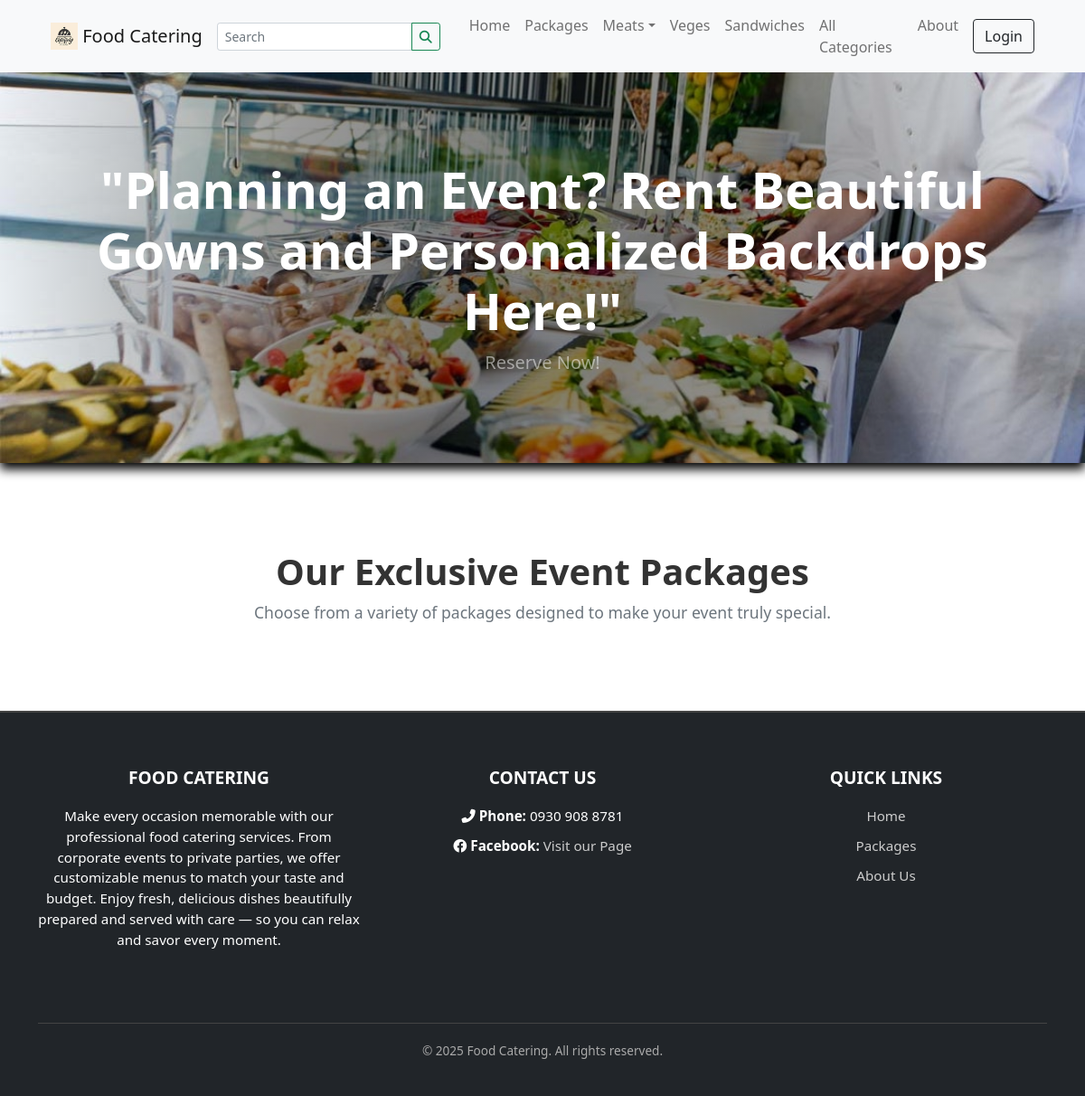
The page / on the database its author committed.
### tables this page shows
CREATE TABLE `categories` (
  `id` int(30) NOT NULL,
  `category` varchar(250) NOT NULL,
  `description` text DEFAULT NULL,
  `status` tinyint(1) NOT NULL DEFAULT 1,
  `date_created` datetime NOT NULL DEFAULT current_timestamp()
);

### classes/DBConnection.php (called while the page is built, shortened)
<?php
class DBConnection{
    private $host = DB_SERVER;
    private $username = DB_USERNAME;
    private $password = DB_PASSWORD;
    private $database = DB_NAME;
    public $conn;
    public function __construct(){
        if (!isset($this->conn)) {
            $this->conn = new mysqli($this->host, $this->username, $this->password, $this->database);
        }
    }
}
?>

### config.php (called while the page is built, shortened)
<?php
require_once('classes/DBConnection.php');
require_once('classes/SystemSettings.php');
function validate_image($file){
	if(!empty($file)){
		if(is_file(base_app.$file)){
			return base_url.$file;
		}else{
			return base_url.'dist/img/no-image-available.png';
		}
	}else{
		return base_url.'dist/img/no-image-available.png';
	}
}
?>

### inc/topBarNav.php (the view, shortened to what this page needs)
<nav class="navbar navbar-expand-lg navbar-light bg-light">
            <div class="container-fluid px-4 px-lg-5 ">
                <a class="navbar-brand" href="./">
                <img src="<?php echo validate_image($_settings->info('logo')) ?>" width="30" height="30" class="d-inline-block align-top" alt="" loading="lazy">
                <?php echo $_settings->info('short_name') ?>
                </a>
                <form class="form-inline" id="search-form">
                  <div class="input-group">
                    <input class="form-control form-control-sm form " type="search" placeholder="Search" aria-label="Search" name="search"  value="<?php echo isset($_GET['search']) ? $_GET['search'] : "" ?>"  aria-describedby="button-addon2">
                    <div class="input-group-append">
                      <button class="btn btn-outline-success btn-sm m-0" type="submit" id="button-addon2"><i class="fa fa-search"></i></button>
                    </div>
                  </div>
                </form>
                <div class="collapse navbar-collapse" id="navbarSupportedContent">
                    <ul class="navbar-nav me-auto mb-2 mb-lg-0 ms-lg-4">
                        <li class="nav-item"><a class="nav-link" aria-current="page" href="./">Home</a></li>
                        <li class="nav-item"><a class="nav-link" aria-current="page" href="./?p=packages">Packages</a></li>
                        <?php
                        $cat_qry = $conn->query("SELECT * FROM categories where status = 1  limit 3");
                        $count_cats =$conn->query("SELECT * FROM categories where status = 1 ")->num_rows;
                        while($crow = $cat_qry->fetch_assoc()):
                          $sub_qry = $conn->query("SELECT * FROM sub_categories where status = 1 and parent_id = '{$crow['id']}'");
                          if($sub_qry->num_rows <= 0):
                        ?>
                        <li class="nav-item"><a class="nav-link" aria-current="page" href="./?p=products&c=<?php echo md5($crow['id']) ?>"><?php echo $crow['category'] ?></a></li>
                        <?php else: ?>
                        <li class="nav-item dropdown">
                          <a class="nav-link dropdown-toggle" id="navbarDropdown<?php echo $crow['id'] ?>" href="#" role="button" data-toggle="dropdown" aria-expanded="false"><?php echo $crow['category'] ?></a></a>
                        </li>
                        <?php endif; ?>
                        <?php endwhile; ?>
                        <?php if($count_cats > 3): ?>
                        <li class="nav-item"><a class="nav-link" href="./?p=view_categories">All Categories</a></li>
                        <?php endif; ?>
                        <li class="nav-item"><a class="nav-link" href="./?p=about">About</a></li>
                    </ul>
                    <div class="d-flex align-items-center">
                      <?php if(!isset($_SESSION['userdata']['id'])): ?>
                        <button class="btn btn-outline-dark ml-2" id="login-btn" type="button">Login</button>
                        <?php endif; ?>
                    </div>
                </div>
            </div>
        </nav>

### rows shown on the page
categories: category "Meats"
categories: category "Veges"
categories: category "Sandwiches"

### other values the page prints
$_settings->info('short_name') "Food Catering"
